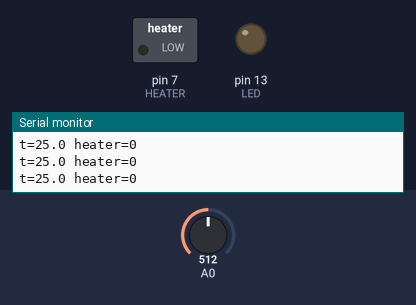
The sketch below on a simulated Arduino Uno, built with avr-gcc and run on an emulated ATmega328P. On the bench: switched loads named in the sketch (green lamp = pin HIGH), output pins drawn as LEDs (lit = HIGH), the last lines printed to the serial monitor. The inputs (shaded band) are chosen by the test bench; at power-on: A0 = 512.

Above: at 1.2 s.
1.3 s: A0 set to 535
At 2.2 s:
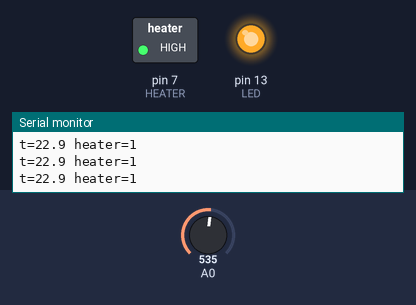
3.0 s: A0 set to 306
At 3.6 s:
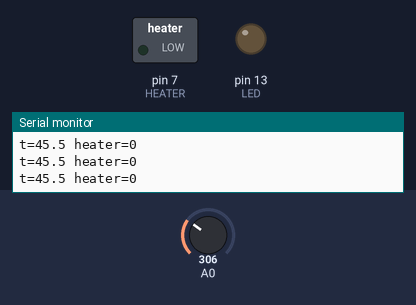
4.5 s: A0 set to 0
At 4.9 s:
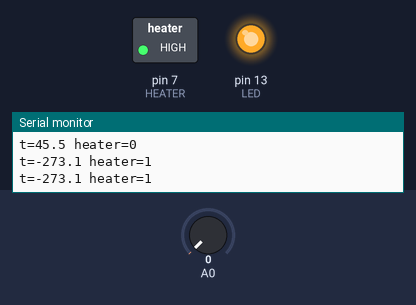
Timing chart, 0 to 7.5 s (numbered marks = the images above; inputs shaded):
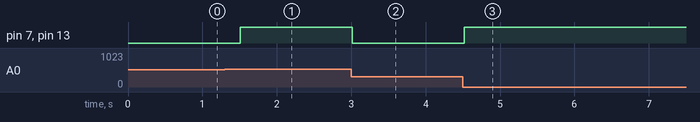

The sketch:

thermostat.ino
```cpp
// thermostat — tests assert (BT56): an NTC module (OUT on A0; 10 kΩ, β 3950) and a heater
// switched by D7, with the L LED (D13) showing it. Below 24.5 °C the heater turns on, above
// 25.5 °C it turns off (±0.5 °C hysteresis around 25 °C). Every 250 ms it prints
// "t=<°C, 1 decimal> heater=<0|1>" at 115200 baud.
const uint8_t HEATER = 7, LED = 13;
const float BETA = 3950;
bool heating = false;

void setup() {
  Serial.begin(115200);
  pinMode(HEATER, OUTPUT);
  pinMode(LED, OUTPUT);
}

void loop() {
  int a = analogRead(A0);
  float celsius = 1 / (log(1 / (1023. / a - 1)) / BETA + 1.0 / 298.15) - 273.15;
  if (!heating && celsius < 24.5) heating = true;
  else if (heating && celsius > 25.5) heating = false;
  digitalWrite(HEATER, heating);
  digitalWrite(LED, heating);
  Serial.print("t=");
  Serial.print(celsius, 1);
  Serial.print(" heater=");
  Serial.println(heating);
  delay(250);
}
```

Measured:
- the behaviour switches between 517 and 518 on A0 (found by bisection; images 0 and 1)
- after the input at 1.3 s, pin 7 (HEATER), pin 13 (LED): LOW → HIGH after 0.21 s
- after the input at 3.0 s, pin 7 (HEATER), pin 13 (LED): HIGH → LOW at once
- after the input at 4.5 s, pin 7 (HEATER), pin 13 (LED): LOW → HIGH at once
